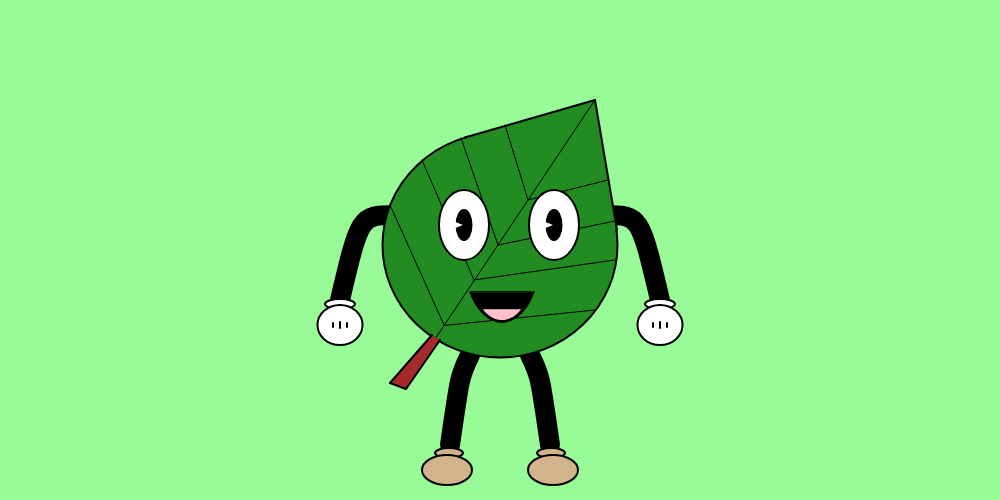
Frame 1 (no input)
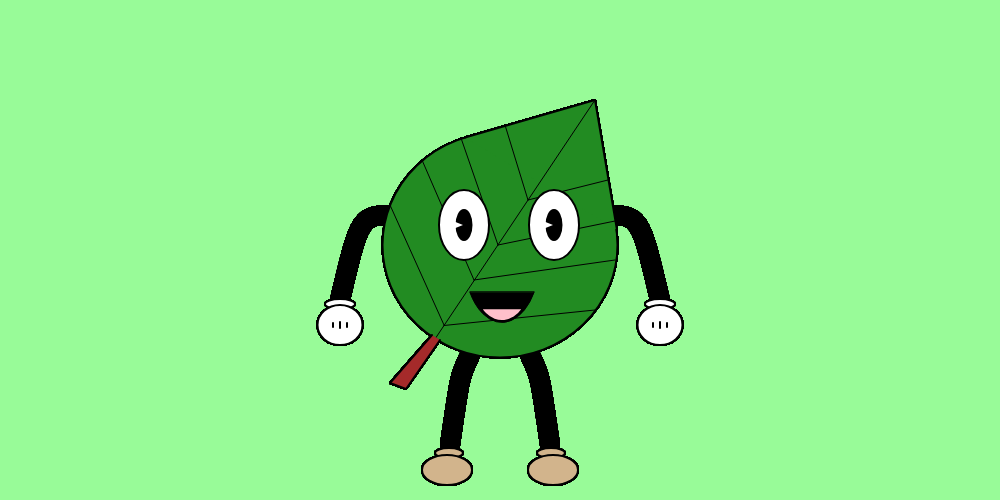
Frame 60 (no input)
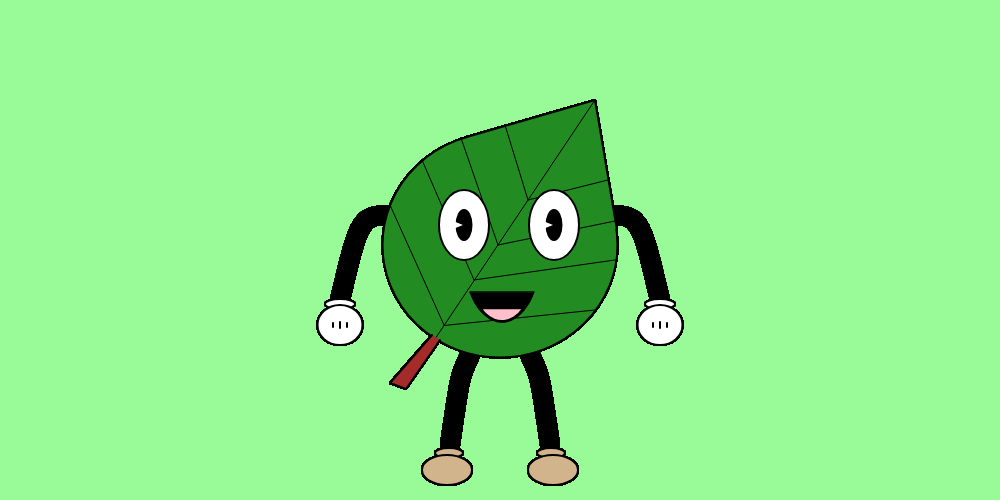
Frame 120 (the mouse pressed at the canvas centre since frame 60)

The p5.js sketch that drew these frames (run headless with seeded random() and noise() and a simulated clock; from frame 60 on, the mouse is pressed at the canvas centre):

// p5.js sketch
// ── sketch.js
var fSize = 250;

var posX = 0;
var posY = 0;


function setup(){
    createCanvas(1000,500);
    background("palegreen");
    
    posX = width/2;
    posY = 275;
    
}

function draw(){
    strokeWeight(2);
    stroke(0);
    ellipseMode(CENTER);
    rotate(0);
    
    //arms
    noFill();
    strokeWeight(20);
    bezier(posX - 105,posY -60,posX-140,posY-60,posX-140,posY-60,posX-160,posY+25);
    bezier(posX + 105,posY -60, posX +140, posY -60, posX+140,posY-60,posX+160,posY+25);
    
    //legs
    bezier(posX-30,posY+80,posX-40,posY+100,posX-40,posY+100,posX-50,posY+170);
    bezier(posX+30,posY+80,posX+40,posY+100,posX+40,posY+100,posX+50,posY+170);
    
    //face
    strokeWeight(2);
    fill("forestgreen");
    ellipse(posX,posY-30,fSize - 15,fSize - 25);//x,y,width,height
    strokeWeight(0);
    triangle(posX + 95, posY - 175, posX + 117, posY - 45, posX - 35, posY - 137.5);
    strokeWeight(2);
    line(posX + 117, posY - 45, posX + 95, posY - 175);
    line(posX - 35, posY - 137.5, posX + 95, posY - 175);
    stroke("black");
    strokeWeight(1);
    line(posX - 64, posY +62.5,posX + 95,posY-175);
    line(posX+5, posY - 150,posX+28,posY-75);
    line(posX+108, posY - 95,posX+28,posY-75);
    line(posX -39,posY -137,posX -2,posY- 30);
    line(posX +120,posY -55,posX-2,posY-30);
    line(posX-78,posY-115,posX -26,posY +5);
    line(posX + 115, posY -15, posX -26,posY +5);
    line(posX-110,posY-70,posX-56,posY+50);
    line(posX+95,posY + 35,posX-56,posY+50.5);
    
   
    
    
    //eyes
    strokeWeight(2);
    stroke(0);
    fill(255);
    ellipse(posX - 36,posY - 50,50,70);
    ellipse(posX + 54, posY - 50,50,70);
    
    //pupils
    fill(0);
    ellipse(posX - 36,posY -50,15,30);
    ellipse(posX + 54, posY -50,15,30);
    fill(255);
    strokeWeight(0);
    triangle(posX - 49.5, posY - 45, posX -37, posY - 50, posX - 49.5, posY - 55);
    triangle(posX + 40.5, posY - 45, posX + 53, posY - 50, posX + 40.5, posY - 55);
    
    
    //mouth
    strokeWeight(1);
    fill(0);
    arc(posX+2,posY-15,75,125,TWO_PI+QUARTER_PI,HALF_PI+QUARTER_PI,CHORD);
    fill("pink");
    strokeWeight(0);
    arc(posX+2,posY+15,50,60,TWO_PI+QUARTER_PI,HALF_PI+QUARTER_PI,CHORD);
    
    
    //stem
    fill("brown");
    strokeWeight(0);
    quad(posX-110,posY+108,posX - 68,posY+60,posX - 60,posY+65,posX-94,posY+114);
    fill(0);
    strokeWeight(2)
    line(posX-110,posY+108,posX - 68,posY+60);
    line(posX-94,posY+114,posX-60,posY+65);
    line(posX-110,posY+108,posX-94,posY+114);
    
    //hands
    fill(255);
    ellipse(posX-160,posY+29,30,10);

    ellipse(posX-160,posY+50,45,40);
    
    line(posX - 160, posY + 47, posX - 160, posY +53);
    line(posX - 167, posY + 48, posX - 167, posY +52);
    line(posX - 153, posY + 48, posX - 153, posY +52);
    
    ellipse(posX+160,posY+29,30,10);

    ellipse(posX+160,posY+50,45,40);
    
    line(posX + 160, posY + 47, posX + 160, posY +53);
    line(posX + 167, posY + 48, posX + 167, posY +52);
    line(posX + 153, posY + 48, posX + 153, posY +52);
    
    //shoes
    fill("tan");
    ellipse(posX-51,posY+178,28,10);
    ellipse(posX-53,posY+195,50,30);
    
    ellipse(posX+51,posY+178,28,10);
    ellipse(posX+53,posY+195,50,30);
    
    
    
}
